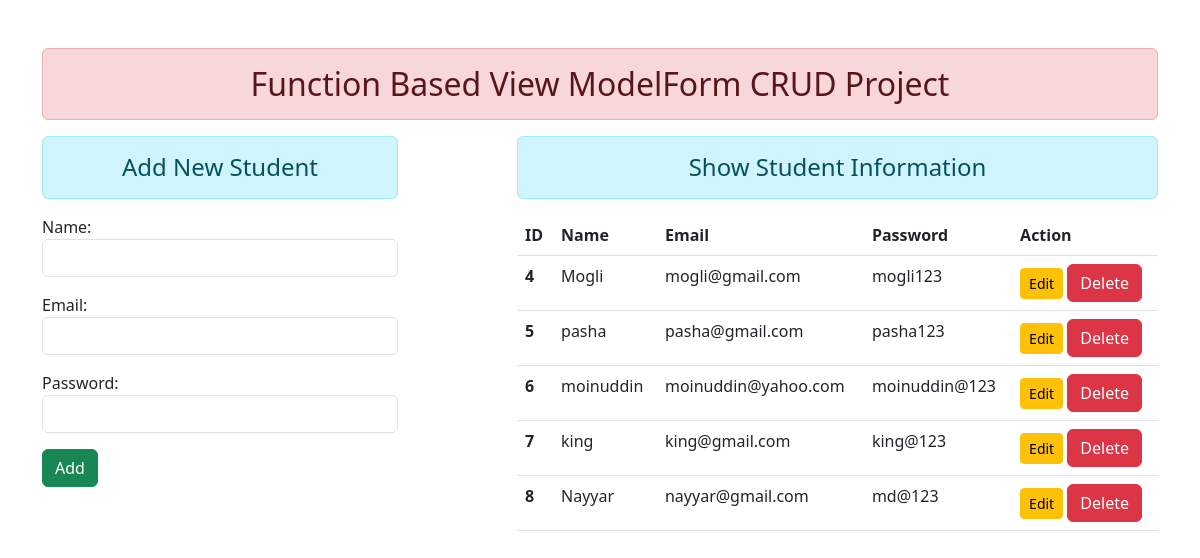
The page / on the database its author committed.
### enroll/models.py (models this page shows, shortened)
class User(models.Model):
    name = models.CharField(max_length=100)
    email = models.EmailField(max_length=100)
    password = models.CharField(max_length=100)

### enroll/views.py (the view)
# urls.py: path('', views.add_show, name="addandshow"),
def add_show(request):
    if request.method == 'POST':
        fm = StudentRegistration(request.POST)
        if fm.is_valid():
            fm.save()
        fm = StudentRegistration()
    else:
        fm = StudentRegistration()
    stud = User.objects.all()
    return render(request, 'enroll/addandshow.html', {'form':fm, 'stu':stud})

### enroll/forms.py
class StudentRegistration(forms.ModelForm):
    class Meta:
        model = User
        fields = ('name', 'email', 'password')
        widgets = {
            'name':forms.TextInput(attrs={'class': 'form-control'}),
            'email':forms.EmailInput(attrs={'class': 'form-control'}),
            'password':forms.PasswordInput(render_value=True, attrs={'class': 'form-control'}),
        }

### enroll/templates/enroll/addandshow.html
{% extends 'enroll/base.html' %}
{% block content %}
<div class="row">
    <div class="col-sm-4">
        <h4 class="text-center alert alert-info">Add New Student</h4>
        <form action="" method="POST">{% csrf_token %}
            {{form.as_p}}
            <input type="submit" class="btn btn-success" value="Add"/>
        </form>
    </div>
    <div class="col-sm-7 offset-1">
        <h4 class="text-center alert alert-info">Show Student Information</h4>
        {% if stu %}
        <table class="table table-hover">
            <thead>
              <tr>
                <th scope="col">ID</th>
                <th scope="col">Name</th>
                <th scope="col">Email</th>
                <th scope="col">Password</th>
                <th scope="col">Action</th>
              </tr>
            </thead>
            <tbody>
                {% for st in stu %}
              <tr>
                <th scope="row">{{st.id}}</th>
                <td>{{st.name}}</td>
                <td>{{st.email}}</td>
                <td>{{st.password}}</td>
                <td>
                    <a href="{% url 'updatedata' st.id %}" class="btn btn-warning btn-sm">Edit</a>
                    <form action={% url 'deletedata' st.id %} method="POST" class="d-inline">{% csrf_token %}
                        <input type="submit" class="btn btn-danger" value="Delete">
                </td>
              </tr>
              {% endfor %}
            </tbody>
          </table>
        {% else %}
        <h4 class="text-center alert alert-warning">No Records</h4>
        {% endif %}
</div>
{% endblock content %}

### enroll/templates/enroll/base.html (shortened to what this page needs)
<!DOCTYPE html>
{% load static %}
<html Lang="en">
    <head>
        <link rel="stylesheet" href="{% static 'enroll/css/bootstrap.css' %}"
    </head>
    <body>
        <div class="container mt-5">
            <h2 class="text-center alert alert-danger">Function Based View ModelForm CRUD Project</h2>
            {% block content %}
            {% endblock content %}
        </div>
    </body>
</html>

### rows shown on the page
User: id "4", name "Mogli", email "mogli@gmail.com", password "mogli123"
User: id "5", name "pasha", email "pasha@gmail.com", password "pasha123"
User: id "6", name "moinuddin", email "moinuddin@yahoo.com", password "moinuddin@123"
User: id "7", name "king", email "king@gmail.com", password "king@123"
User: id "8", name "Nayyar", email "nayyar@gmail.com", password "md@123"
